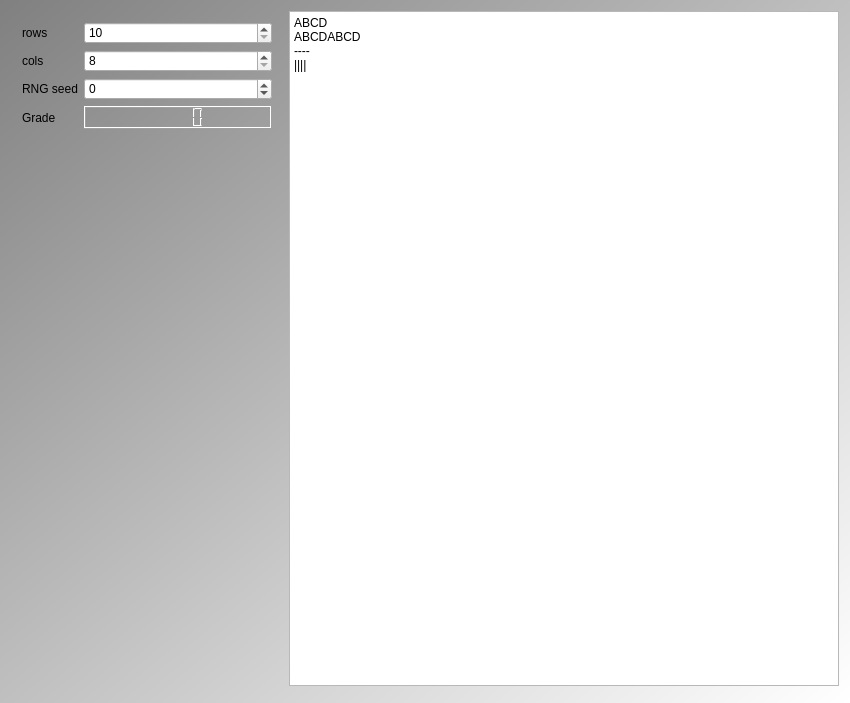
<?xml version="1.0" encoding="UTF-8"?>
<ui version="4.0">
 <class>QtStaircaseCardCreatorMainDialog</class>
 <widget class="QDialog" name="QtStaircaseCardCreatorMainDialog">
  <property name="windowModality">
   <enum>Qt::ApplicationModal</enum>
  </property>
  <property name="geometry">
   <rect>
    <x>0</x>
    <y>0</y>
    <width>850</width>
    <height>703</height>
   </rect>
  </property>
  <property name="sizePolicy">
   <sizepolicy hsizetype="Maximum" vsizetype="Maximum">
    <horstretch>0</horstretch>
    <verstretch>0</verstretch>
   </sizepolicy>
  </property>
  <property name="windowTitle">
   <string>StaircaseCardCreator</string>
  </property>
  <property name="windowIcon">
   <iconset>
    <normaloff>:/images/ToolStaircaseCardCreatorR.png</normaloff>:/images/ToolStaircaseCardCreatorR.png</iconset>
  </property>
  <property name="styleSheet">
   <string notr="true">QDialog { 
background-color: qlineargradient(x1: 0, y1: 0, x2: 1, y2: 1, stop: 0  #808080, stop: 1 #ffffff);
}

QPushButton { font: 18 px  }
QTabWidget { font: 12 px  }
QLabel { font: 12px }
QComboBox { font: 12px }
QPlainTextEdit { font: 20px &quot;Courier&quot; }
</string>
  </property>
  <layout class="QGridLayout" name="gridLayout_2">
   <item row="0" column="1" colspan="2">
    <widget class="QPlainTextEdit" name="text">
     <property name="readOnly">
      <bool>true</bool>
     </property>
     <property name="plainText">
      <string>ABCD
ABCDABCD
----
||||
</string>
     </property>
    </widget>
   </item>
   <item row="0" column="0" rowspan="2">
    <widget class="QWidget" name="widget" native="true">
     <layout class="QFormLayout" name="formLayout">
      <item row="0" column="0">
       <widget class="QLabel" name="label_rows">
        <property name="text">
         <string>rows</string>
        </property>
       </widget>
      </item>
      <item row="0" column="1">
       <widget class="QSpinBox" name="box_n_rows">
        <property name="minimum">
         <number>10</number>
        </property>
       </widget>
      </item>
      <item row="1" column="0">
       <widget class="QLabel" name="label_cols">
        <property name="text">
         <string>cols</string>
        </property>
       </widget>
      </item>
      <item row="1" column="1">
       <widget class="QSpinBox" name="box_n_cols">
        <property name="minimum">
         <number>8</number>
        </property>
       </widget>
      </item>
      <item row="2" column="0">
       <widget class="QLabel" name="label_seed">
        <property name="text">
         <string>RNG seed</string>
        </property>
       </widget>
      </item>
      <item row="2" column="1">
       <widget class="QSpinBox" name="box_seed">
        <property name="minimum">
         <number>-2000000000</number>
        </property>
        <property name="maximum">
         <number>2000000000</number>
        </property>
       </widget>
      </item>
      <item row="3" column="0">
       <widget class="QLabel" name="label_grade">
        <property name="text">
         <string>Grade</string>
        </property>
       </widget>
      </item>
      <item row="3" column="1">
       <widget class="QLCDNumber" name="grade"/>
      </item>
     </layout>
    </widget>
   </item>
  </layout>
 </widget>
 <layoutdefault spacing="6" margin="11"/>
 <resources/>
 <connections/>
</ui>
